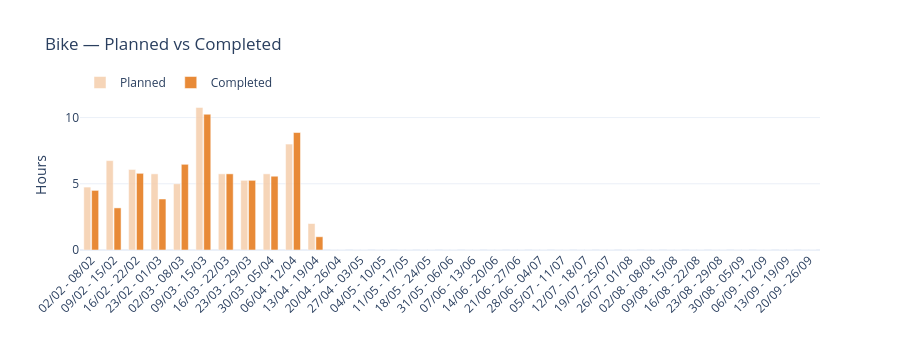

The code cell stored with this chart in its notebook:
### Code cell
# ATP Chart — Bike: Planned vs Completed
p_fmt = df_plan['Bike Planned'].apply(fmt_hhmm).values
c_fmt = df_plan['Bike Completed'].apply(fmt_hhmm).values
custom_bike = list(zip(p_fmt, c_fmt))

fig_bike = go.Figure()
fig_bike.add_trace(go.Bar(
    x=df_plan['WeekLabel'], y=df_plan['Bike Planned'],
    name='Planned', marker_color='#f5cba7', opacity=0.8,
    customdata=custom_bike,
    hovertemplate='%{x}<br>Planned: %{customdata[0]}<br>Completed: %{customdata[1]}<extra></extra>'
))
fig_bike.add_trace(go.Bar(
    x=df_plan['WeekLabel'], y=df_plan['Bike Completed'],
    name='Completed', marker_color='#e67e22', opacity=0.9,
    customdata=custom_bike,
    hovertemplate='%{x}<br>Planned: %{customdata[0]}<br>Completed: %{customdata[1]}<extra></extra>'
))

fig_bike.update_layout(
    title='Bike — Planned vs Completed',
    barmode='group', template='plotly_white', height=350,
    xaxis=dict(tickangle=-45), yaxis_title='Hours',
    legend=dict(orientation='h', yanchor='bottom', y=1.02, xanchor='left', x=0),
    bargap=0.3, bargroupgap=0.1,
    margin=dict(b=100)
)
fig_bike.show()

### Figure 1 — Plotly figure (JSON) as saved in the notebook; plotly's stock layout.template omitted (floating-point values rounded to 4 significant figures)
{"data": [{"customdata": [["4:45", "4:30"], ["6:45", "3:11"], ["6:05", "5:47"], ["5:45", "3:51"], ["5:00", "6:28"], ["10:46", "10:15"], ["5:45", "5:45"], ["5:16", "5:16"], ["5:45", "5:34"], ["8:00", "8:52"], ["2:00", "1:00"], ["0:00", "0:00"], ["0:00", "0:00"], ["0:00", "0:00"], ["0:00", "0:00"], ["0:00", "0:00"], ["0:00", "0:00"], ["0:00", "0:00"], ["0:00", "0:00"], ["0:00", "0:00"], ["0:00", "0:00"], ["0:00", "0:00"], ["0:00", "0:00"], ["0:00", "0:00"], ["0:00", "0:00"], ["0:00", "0:00"], ["0:00", "0:00"], ["0:00", "0:00"], ["0:00", "0:00"], ["0:00", "0:00"], ["0:00", "0:00"], ["0:00", "0:00"], ["0:00", "0:00"]], "hovertemplate": "%{x}<br>Planned: %{customdata[0]}<br>Completed: %{customdata[1]}<extra></extra>", "marker": {"color": "#f5cba7"}, "name": "Planned", "opacity": 0.8, "type": "bar", "x": ["02/02 - 08/02", "09/02 - 15/02", "16/02 - 22/02", "23/02 - 01/03", "02/03 - 08/03", "09/03 - 15/03", "16/03 - 22/03", "23/03 - 29/03", "30/03 - 05/04", "06/04 - 12/04", "13/04 - 19/04", "20/04 - 26/04", "27/04 - 03/05", "04/05 - 10/05", "11/05 - 17/05", "18/05 - 24/05", "31/05 - 06/06", "07/06 - 13/06", "14/06 - 20/06", "21/06 - 27/06", "28/06 - 04/07", "05/07 - 11/07", "12/07 - 18/07", "19/07 - 25/07", "26/07 - 01/08", "02/08 - 08/08", "09/08 - 15/08", "16/08 - 22/08", "23/08 - 29/08", "30/08 - 05/09", "06/09 - 12/09", "13/09 - 19/09", "20/09 - 26/09"], "y": [4.75, 6.75, 6.08, 5.75, 5.0, 10.76, 5.75, 5.26, 5.75, 8.0, 2.0, 0.0, 0.0, 0.0, 0.0, 0.0, 0.0, 0.0, 0.0, 0.0, 0.0, 0.0, 0.0, 0.0, 0.0, 0.0, 0.0, 0.0, 0.0, 0.0, 0.0, 0.0, 0.0]}, {"customdata": [["4:45", "4:30"], ["6:45", "3:11"], ["6:05", "5:47"], ["5:45", "3:51"], ["5:00", "6:28"], ["10:46", "10:15"], ["5:45", "5:45"], ["5:16", "5:16"], ["5:45", "5:34"], ["8:00", "8:52"], ["2:00", "1:00"], ["0:00", "0:00"], ["0:00", "0:00"], ["0:00", "0:00"], ["0:00", "0:00"], ["0:00", "0:00"], ["0:00", "0:00"], ["0:00", "0:00"], ["0:00", "0:00"], ["0:00", "0:00"], ["0:00", "0:00"], ["0:00", "0:00"], ["0:00", "0:00"], ["0:00", "0:00"], ["0:00", "0:00"], ["0:00", "0:00"], ["0:00", "0:00"], ["0:00", "0:00"], ["0:00", "0:00"], ["0:00", "0:00"], ["0:00", "0:00"], ["0:00", "0:00"], ["0:00", "0:00"]], "hovertemplate": "%{x}<br>Planned: %{customdata[0]}<br>Completed: %{customdata[1]}<extra></extra>", "marker": {"color": "#e67e22"}, "name": "Completed", "opacity": 0.9, "type": "bar", "x": ["02/02 - 08/02", "09/02 - 15/02", "16/02 - 22/02", "23/02 - 01/03", "02/03 - 08/03", "09/03 - 15/03", "16/03 - 22/03", "23/03 - 29/03", "30/03 - 05/04", "06/04 - 12/04", "13/04 - 19/04", "20/04 - 26/04", "27/04 - 03/05", "04/05 - 10/05", "11/05 - 17/05", "18/05 - 24/05", "31/05 - 06/06", "07/06 - 13/06", "14/06 - 20/06", "21/06 - 27/06", "28/06 - 04/07", "05/07 - 11/07", "12/07 - 18/07", "19/07 - 25/07", "26/07 - 01/08", "02/08 - 08/08", "09/08 - 15/08", "16/08 - 22/08", "23/08 - 29/08", "30/08 - 05/09", "06/09 - 12/09", "13/09 - 19/09", "20/09 - 26/09"], "y": [4.5, 3.18, 5.79, 3.85, 6.47, 10.25, 5.75, 5.26, 5.57, 8.87, 1.0, 0.0, 0.0, 0.0, 0.0, 0.0, 0.0, 0.0, 0.0, 0.0, 0.0, 0.0, 0.0, 0.0, 0.0, 0.0, 0.0, 0.0, 0.0, 0.0, 0.0, 0.0, 0.0]}], "layout": {"bargap": 0.3, "bargroupgap": 0.1, "barmode": "group", "height": 350, "legend": {"orientation": "h", "x": 0, "xanchor": "left", "y": 1.02, "yanchor": "bottom"}, "margin": {"b": 100}, "title": {"text": "Bike — Planned vs Completed"}, "xaxis": {"tickangle": -45}, "yaxis": {"title": {"text": "Hours"}}}}
